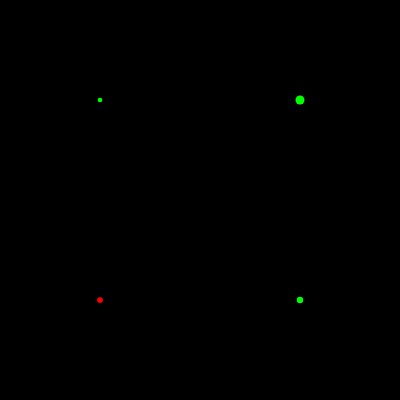
Frame 1 (no input)
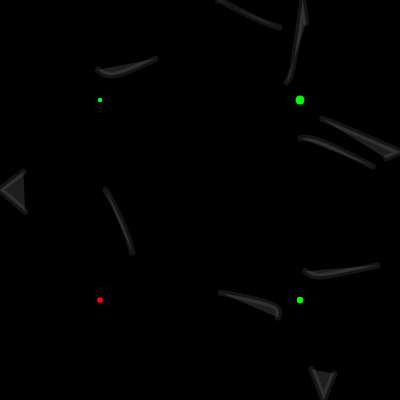
Frame 60 (no input)
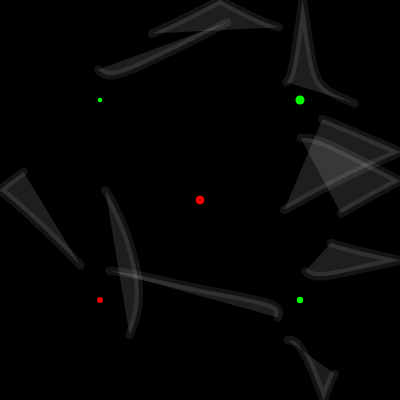
Frame 120 (the mouse pressed at the canvas centre since frame 60)

The p5.js sketch that drew these frames (run headless with seeded random() and noise() and a simulated clock; from frame 60 on, the mouse is pressed at the canvas centre):

// p5.js sketch
// ── sketch.js

let particles = [];
let planets = [];

function setup() {
    createCanvas(400, 400);
    for(let i = 0; i < 10; i++){
      particles.push(new Particle());
    }

    planets.push(new Planet(100,100));
    planets.push(new Planet(100,300));
    planets.push(new Planet(300,100));
    planets.push(new Planet(300,300));

    //background(0);
}

function draw() {
    background(0);
    for(let i = 0; i < planets.length; i++){
        planets[i].show();
    }
    // for(planet of planets){
    //     planet.show();
    // }
    for(let i = 0; i < particles.length; i++){
        for(let j = 0; j < planets.length; j++){
            particles[i].attracted(planets[j]);
        }
        particles[i].update();
        particles[i].checkEdge();
        particles[i].show();
    }
}

function mousePressed(){
    planets.push(new Planet(mouseX, mouseY));
}

// ── Particle.js
class Particle{
    constructor(){
        this.pos = createVector(random(400), random(400));
        this.prev = this.pos;
        this.track = [];
        this.vel = p5.Vector.random2D();
        this.acc = createVector();
    }

    update(){
        //this.vel.add(noise(this.acc.x), noise(this.acc.y));
        this.vel.add(this.acc);
        this.pos.add(this.vel);
        this.pos.x = constrain(this.pos.x, 0, width);
        this.pos.y = constrain(this.pos.y, 0, height);
        this.acc.mult(0);
    }

    show(){
        // Draw Everything (put background in setup())
        // stroke(255, 20);
        // strokeWeight(2);
        //line(this.pos.x, this.pos.y, this.prev.x, this.prev.y);

        // this.prev.x = this.pos.x;
        // this.prev.y = this.pos.y;
        //this.prev = this.pos;


        // Draw a part of track
        //this.track.push(this.pos); // it is not working
        this.track.push(createVector(this.pos.x, this.pos.y));
        stroke(255, 20);
        fill(255, 30);
        beginShape()
        for(let i = 0; i < this.track.length; i++){
            vertex(this.track[i].x, this.track[i].y);
        }
        endShape()
        if(this.track.length > 200){
            this.track.shift();
        }

        // for(let i = 1; i < this.track.length; i++){
        //     stroke(255, 100 - (this.track.length - i));
        //     strokeWeight(2);
        //     line(this.track[i].x, this.track[i].y, this.track[i-1].x, this.track[i-1].y);
        // }
        // if(this.track.length > 100){
        //     this.track.shift();
        // }
    }

    attracted(planet){
        let dir = p5.Vector.sub(planet.pos, this.pos);
        let dist = dir.mag();
        dist = constrain(dist, 5, 500);
        let G = 5;
        let force = G * (1 + planet.mass) / (dist * dist);
        if(planet.isAttract == false)
           dir.mult(-1);
        dir.setMag(force);
        //console.log(dir.mag());
        this.acc.add(dir);
    }

    checkEdge(){
        if(this.pos.x == 0 || this.pos.x == width){
            if(this.vel.mag() > 5)
                this.vel.setMag(this.vel.mag()/2);
            this.vel.x *= -1;
        }

        if(this.pos.y == 0 || this.pos.y == height){
            if(this.vel.mag() > 5)
                this.vel.setMag(this.vel.mag()/2);
            this.vel.y *= -1;
        }
    }
}

// ── Planet.js
class Planet{
    constructor(x, y){
        this.pos = createVector(x, y);
        this.mass = random(2, 10);
        this.isAttract = random() >= 0.5;
    }

    show(){
        if(this.isAttract == true){
            stroke(255,0,0);
        }
        else{
            stroke(0,255,0);
        }
        strokeWeight(this.mass);
        point(this.pos.x, this.pos.y);
    }
}
